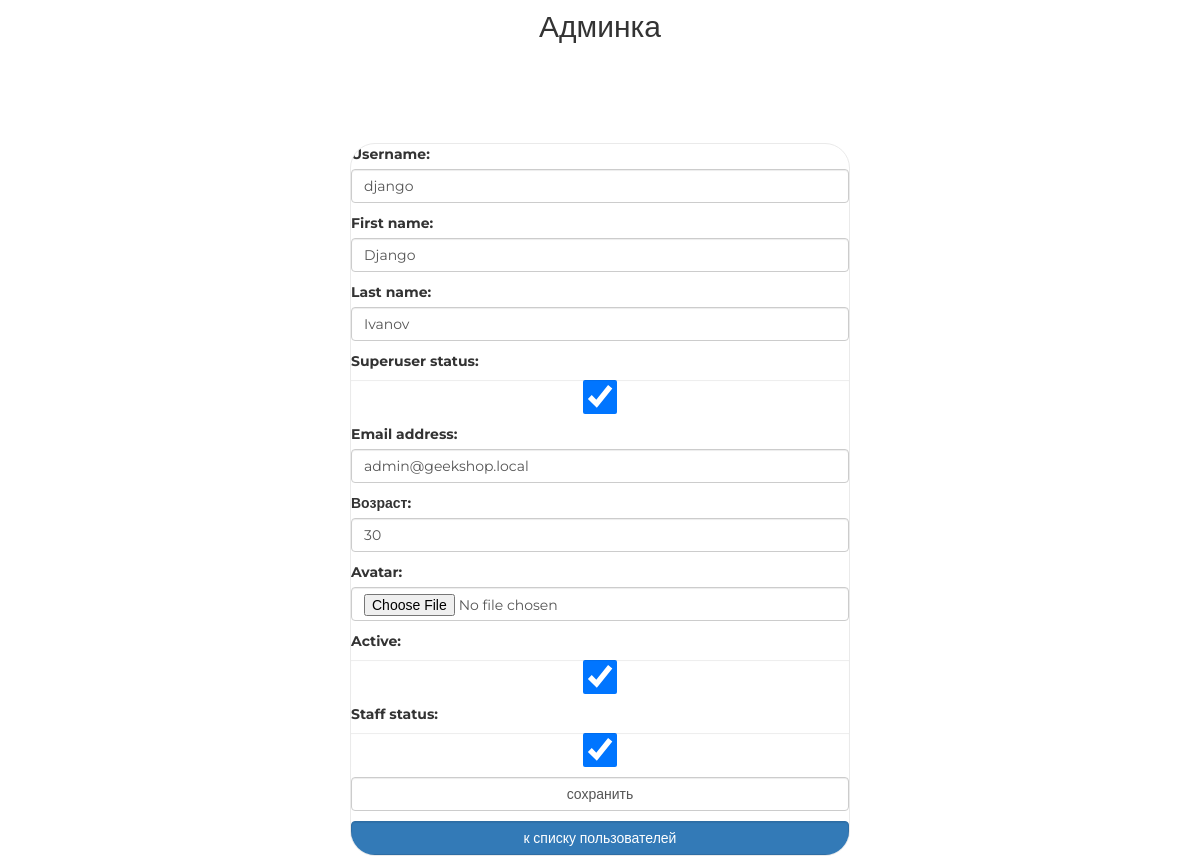
Screenshot of /my/admin/user/update/1/ (signed in) with the database file from the repository.
### authapp/models.py (models this page shows, shortened)
class ShopUser(AbstractUser):
    age = models.PositiveSmallIntegerField(verbose_name='возраст', null=True)
    avatar = models.ImageField(upload_to='users_avatars', blank=True)
    activation_key = models.CharField(max_length=128, blank=True)
    activation_key_expires = models.DateTimeField(default=get_activation_key_expires)

### adminapp/views.py (the view)
# urls.py: path('user/update/<int:pk>/', adminapp.user_update, name='user_update'),
@user_passes_test(lambda x: x.is_superuser)
def user_update(request, pk):
    user = get_object_or_404(ShopUser, pk=int(pk))
    if request.method == 'POST':
        user_form = AdminShopUserUpdateForm(request.POST, request.FILES, instance=user)
        if user_form.is_valid():
            user_form.save()
            return HttpResponseRedirect(reverse('my_admin:index'))
    else:
        user_form = AdminShopUserUpdateForm(instance=user)
    context = {
        'title': 'пользователи/редактирование',
        'form': user_form
    }
    return render(request, 'adminapp/user_update.html', context)

### adminapp/forms.py (shortened to what this page needs)
class AdminShopUserUpdateForm(UserChangeForm):
    class Meta:
        model = ShopUser
        fields = ('username', 'first_name', 'last_name', 'is_superuser',
                  'password', 'email', 'age', 'avatar', 'is_active', 'is_staff')
    def __init__(self, *args, **kwargs):
        super().__init__(*args, **kwargs)
        for field_name, field in self.fields.items():
            field.widget.attrs['class'] = 'form-control'
            field.help_text = ''
            if field_name == 'password':
                field.widget = forms.HiddenInput()

### basketapp/context_processors.py (called while the page is built)
def basket(request):
    if request.user.is_authenticated:
        basket = request.user.basket.all()
    else:
        basket = []
    return {
        'basket':basket,
    }

### mainapp/context_processors.py (called while the page is built)
def menu(request):
    menu = ProductCategory.objects.filter(is_active=True)
    return {
        'categories': menu,
    }

### adminapp/templates/adminapp/user_update.html (shortened to what this page needs)
{% extends 'adminapp/base.html' %}
{% load static %}
{% block container %}
    <div class="login">
        <form class="form-horizontal" method="post" enctype="multipart/form-data">
            {{ form.as_p }}
            <input class="form-control" type="submit" value="сохранить">
        </form>
        <a href="{% url 'my_admin:index' %}"
           class="btn btn-primary form-control last">
            к списку пользователей
        </a>
    </div>
{% endblock %}

### static/css/style.css (style rules this page uses)
* { margin: 0; padding: 0; }
body { font-family: 'Montserrat', sans-serif; }
html, body { height: 100%; }
.login { background: #fff; border: 1px solid #eaeaea; border-radius: 25px; overflow: hidden; width: 28em; min-width: 500px; margin: 100px auto; position: relative; display: block; }
.login .form-control[type="submit"] { margin: 10px auto; }
.login form { margin-bottom: 10px; }

### rows the page displays
ShopUser: username "django", first_name "Django", last_name "Ivanov", is_superuser "☑", email "admin@geekshop.local", age "30", is_active "☑", is_staff "☑"
